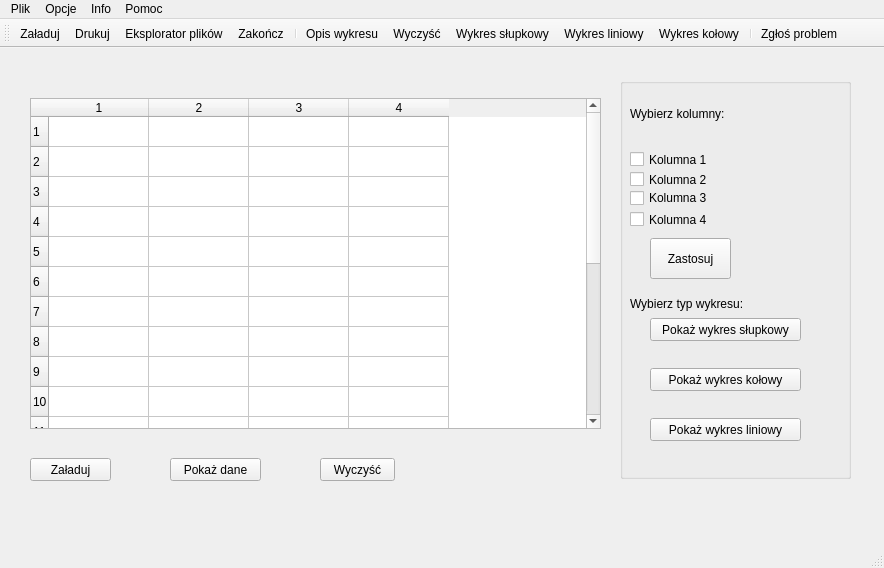
<?xml version="1.0" encoding="UTF-8"?>
<ui version="4.0">
 <class>MainWindow</class>
 <widget class="QMainWindow" name="MainWindow">
  <property name="geometry">
   <rect>
    <x>0</x>
    <y>0</y>
    <width>884</width>
    <height>568</height>
   </rect>
  </property>
  <property name="sizePolicy">
   <sizepolicy hsizetype="Expanding" vsizetype="Expanding">
    <horstretch>0</horstretch>
    <verstretch>0</verstretch>
   </sizepolicy>
  </property>
  <property name="windowTitle">
   <string>MainWindow</string>
  </property>
  <widget class="QWidget" name="centralWidget">
   <property name="sizePolicy">
    <sizepolicy hsizetype="Expanding" vsizetype="Expanding">
     <horstretch>0</horstretch>
     <verstretch>0</verstretch>
    </sizepolicy>
   </property>
   <widget class="QPushButton" name="load_Btn">
    <property name="geometry">
     <rect>
      <x>30</x>
      <y>410</y>
      <width>81</width>
      <height>23</height>
     </rect>
    </property>
    <property name="text">
     <string>Załaduj</string>
    </property>
   </widget>
   <widget class="QPushButton" name="showData_Btn">
    <property name="geometry">
     <rect>
      <x>170</x>
      <y>410</y>
      <width>91</width>
      <height>23</height>
     </rect>
    </property>
    <property name="text">
     <string>Pokaż dane</string>
    </property>
   </widget>
   <widget class="QPushButton" name="clear_Btn">
    <property name="geometry">
     <rect>
      <x>320</x>
      <y>410</y>
      <width>75</width>
      <height>23</height>
     </rect>
    </property>
    <property name="text">
     <string>Wyczyść</string>
    </property>
   </widget>
   <widget class="QTableWidget" name="tableWidget">
    <property name="geometry">
     <rect>
      <x>30</x>
      <y>50</y>
      <width>571</width>
      <height>331</height>
     </rect>
    </property>
    <property name="minimumSize">
     <size>
      <width>256</width>
      <height>192</height>
     </size>
    </property>
    <property name="rowCount">
     <number>20</number>
    </property>
    <property name="columnCount">
     <number>4</number>
    </property>
    <row/>
    <row/>
    <row/>
    <row/>
    <row/>
    <row/>
    <row/>
    <row/>
    <row/>
    <row/>
    <row/>
    <row/>
    <row/>
    <row/>
    <row/>
    <row/>
    <row/>
    <row/>
    <row/>
    <row/>
    <column/>
    <column/>
    <column/>
    <column/>
   </widget>
   <widget class="QGroupBox" name="groupBox">
    <property name="geometry">
     <rect>
      <x>620</x>
      <y>30</y>
      <width>231</width>
      <height>401</height>
     </rect>
    </property>
    <property name="sizePolicy">
     <sizepolicy hsizetype="Expanding" vsizetype="Expanding">
      <horstretch>0</horstretch>
      <verstretch>0</verstretch>
     </sizepolicy>
    </property>
    <property name="title">
     <string/>
    </property>
    <widget class="QLabel" name="label">
     <property name="geometry">
      <rect>
       <x>10</x>
       <y>10</y>
       <width>221</width>
       <height>51</height>
      </rect>
     </property>
     <property name="text">
      <string>Wybierz kolumny:</string>
     </property>
     <property name="wordWrap">
      <bool>true</bool>
     </property>
    </widget>
    <widget class="QCheckBox" name="col3_checkBox">
     <property name="geometry">
      <rect>
       <x>10</x>
       <y>110</y>
       <width>101</width>
       <height>20</height>
      </rect>
     </property>
     <property name="text">
      <string>Kolumna 3</string>
     </property>
    </widget>
    <widget class="QCheckBox" name="col2_checkBox">
     <property name="geometry">
      <rect>
       <x>10</x>
       <y>93</y>
       <width>101</width>
       <height>17</height>
      </rect>
     </property>
     <property name="text">
      <string>Kolumna 2</string>
     </property>
    </widget>
    <widget class="QCheckBox" name="col4_checkBox">
     <property name="geometry">
      <rect>
       <x>10</x>
       <y>133</y>
       <width>101</width>
       <height>17</height>
      </rect>
     </property>
     <property name="text">
      <string>Kolumna 4</string>
     </property>
    </widget>
    <widget class="QCheckBox" name="col1_checkBox">
     <property name="geometry">
      <rect>
       <x>10</x>
       <y>73</y>
       <width>101</width>
       <height>17</height>
      </rect>
     </property>
     <property name="text">
      <string>Kolumna 1</string>
     </property>
    </widget>
    <widget class="QPushButton" name="apply_Btn">
     <property name="geometry">
      <rect>
       <x>30</x>
       <y>160</y>
       <width>81</width>
       <height>41</height>
      </rect>
     </property>
     <property name="text">
      <string>Zastosuj</string>
     </property>
    </widget>
    <widget class="QLabel" name="label_2">
     <property name="geometry">
      <rect>
       <x>10</x>
       <y>200</y>
       <width>201</width>
       <height>51</height>
      </rect>
     </property>
     <property name="text">
      <string>Wybierz typ wykresu:</string>
     </property>
    </widget>
    <widget class="QPushButton" name="barChart_Btn">
     <property name="enabled">
      <bool>true</bool>
     </property>
     <property name="geometry">
      <rect>
       <x>30</x>
       <y>240</y>
       <width>151</width>
       <height>23</height>
      </rect>
     </property>
     <property name="text">
      <string>Pokaż wykres słupkowy</string>
     </property>
    </widget>
    <widget class="QPushButton" name="circleChart_Btn">
     <property name="geometry">
      <rect>
       <x>30</x>
       <y>290</y>
       <width>151</width>
       <height>23</height>
      </rect>
     </property>
     <property name="text">
      <string>Pokaż wykres kołowy</string>
     </property>
    </widget>
    <widget class="QPushButton" name="lineChart_Btn">
     <property name="geometry">
      <rect>
       <x>30</x>
       <y>340</y>
       <width>151</width>
       <height>23</height>
      </rect>
     </property>
     <property name="text">
      <string>Pokaż wykres liniowy</string>
     </property>
    </widget>
   </widget>
  </widget>
  <widget class="QMenuBar" name="menuBar">
   <property name="geometry">
    <rect>
     <x>0</x>
     <y>0</y>
     <width>884</width>
     <height>26</height>
    </rect>
   </property>
   <widget class="QMenu" name="menuPlik">
    <property name="title">
     <string>Plik</string>
    </property>
    <addaction name="separator"/>
    <addaction name="actionDrukuj"/>
    <addaction name="actionEksplorator_plik_w"/>
    <addaction name="actionZako_cz"/>
   </widget>
   <widget class="QMenu" name="menuOpcje">
    <property name="title">
     <string>Opcje</string>
    </property>
    <widget class="QMenu" name="menuPoka_wykres">
     <property name="title">
      <string>Pokaż wykres</string>
     </property>
     <addaction name="actionWykres_s_upkowy_2"/>
     <addaction name="actionWykres_liniowy"/>
     <addaction name="actionWykres_ko_owy"/>
    </widget>
    <addaction name="actionZa_aduj"/>
    <addaction name="separator"/>
    <addaction name="actionPoka_dane"/>
    <addaction name="actionWyczy"/>
    <addaction name="menuPoka_wykres"/>
    <addaction name="actionDodaj_opis"/>
   </widget>
   <widget class="QMenu" name="menuInfo">
    <property name="title">
     <string>Info</string>
    </property>
    <addaction name="actionO_programie"/>
    <addaction name="actionQt"/>
    <addaction name="actionGitHub"/>
   </widget>
   <widget class="QMenu" name="menuHelp">
    <property name="title">
     <string>Pomoc</string>
    </property>
    <addaction name="actionZg_o_problem"/>
   </widget>
   <addaction name="menuPlik"/>
   <addaction name="menuOpcje"/>
   <addaction name="menuInfo"/>
   <addaction name="menuHelp"/>
  </widget>
  <widget class="QToolBar" name="mainToolBar">
   <attribute name="toolBarArea">
    <enum>TopToolBarArea</enum>
   </attribute>
   <attribute name="toolBarBreak">
    <bool>false</bool>
   </attribute>
   <addaction name="actionZa_aduj"/>
   <addaction name="actionDrukuj"/>
   <addaction name="actionEksplorator_plik_w"/>
   <addaction name="actionZako_cz"/>
   <addaction name="separator"/>
   <addaction name="actionDodaj_opis"/>
   <addaction name="actionWyczy"/>
   <addaction name="actionWykres_s_upkowy_2"/>
   <addaction name="actionWykres_liniowy"/>
   <addaction name="actionWykres_ko_owy"/>
   <addaction name="separator"/>
   <addaction name="actionZg_o_problem"/>
  </widget>
  <widget class="QStatusBar" name="statusBar"/>
  <action name="actionZako_cz">
   <property name="icon">
    <iconset resource="icons.qrc">
     <normaloff>:/icons/icons/close.ico</normaloff>:/icons/icons/close.ico</iconset>
   </property>
   <property name="text">
    <string>Zakończ</string>
   </property>
  </action>
  <action name="actionEksplorator_plik_w">
   <property name="icon">
    <iconset resource="icons.qrc">
     <normaloff>:/icons/icons/explorer.ico</normaloff>:/icons/icons/explorer.ico</iconset>
   </property>
   <property name="text">
    <string>Eksplorator plików</string>
   </property>
  </action>
  <action name="actionDrukuj">
   <property name="icon">
    <iconset resource="icons.qrc">
     <normaloff>:/icons/icons/print.ico</normaloff>:/icons/icons/print.ico</iconset>
   </property>
   <property name="text">
    <string>Drukuj</string>
   </property>
  </action>
  <action name="actionZa_aduj">
   <property name="icon">
    <iconset resource="icons.qrc">
     <normaloff>:/icons/icons/open.ico</normaloff>:/icons/icons/open.ico</iconset>
   </property>
   <property name="text">
    <string>Załaduj</string>
   </property>
  </action>
  <action name="actionPoka_dane">
   <property name="icon">
    <iconset resource="images.qrc">
     <normaloff>:/images/images/eye.svg</normaloff>:/images/images/eye.svg</iconset>
   </property>
   <property name="text">
    <string>Pokaż dane</string>
   </property>
  </action>
  <action name="actionWyczy">
   <property name="icon">
    <iconset resource="images.qrc">
     <normaloff>:/images/images/eraser.svg</normaloff>:/images/images/eraser.svg</iconset>
   </property>
   <property name="text">
    <string>Wyczyść</string>
   </property>
  </action>
  <action name="actionWykres_s_upkowy_2">
   <property name="icon">
    <iconset resource="images.qrc">
     <normaloff>:/images/images/bar-chart.svg</normaloff>:/images/images/bar-chart.svg</iconset>
   </property>
   <property name="text">
    <string>Wykres słupkowy</string>
   </property>
  </action>
  <action name="actionWykres_liniowy">
   <property name="icon">
    <iconset resource="images.qrc">
     <normaloff>:/images/images/charts.svg</normaloff>:/images/images/charts.svg</iconset>
   </property>
   <property name="text">
    <string>Wykres liniowy</string>
   </property>
  </action>
  <action name="actionWykres_ko_owy">
   <property name="icon">
    <iconset resource="images.qrc">
     <normaloff>:/images/images/pie-chart.svg</normaloff>:/images/images/pie-chart.svg</iconset>
   </property>
   <property name="text">
    <string>Wykres kołowy</string>
   </property>
  </action>
  <action name="actionDodaj_opis">
   <property name="icon">
    <iconset resource="icons.qrc">
     <normaloff>:/icons/icons/edit.ico</normaloff>:/icons/icons/edit.ico</iconset>
   </property>
   <property name="text">
    <string>Opis wykresu</string>
   </property>
  </action>
  <action name="actionZg_o_problem">
   <property name="icon">
    <iconset resource="icons.qrc">
     <normaloff>:/icons/icons/help.ico</normaloff>:/icons/icons/help.ico</iconset>
   </property>
   <property name="text">
    <string>Zgłoś problem</string>
   </property>
  </action>
  <action name="actionQt">
   <property name="icon">
    <iconset resource="icons.qrc">
     <normaloff>:/icons/icons/qt.ico</normaloff>:/icons/icons/qt.ico</iconset>
   </property>
   <property name="text">
    <string>Qt</string>
   </property>
  </action>
  <action name="actionGitHub">
   <property name="icon">
    <iconset resource="icons.qrc">
     <normaloff>:/icons/icons/github.ico</normaloff>:/icons/icons/github.ico</iconset>
   </property>
   <property name="text">
    <string>GitHub</string>
   </property>
  </action>
  <action name="actionO_programie">
   <property name="icon">
    <iconset resource="icons.qrc">
     <normaloff>:/icons/icons/info.ico</normaloff>:/icons/icons/info.ico</iconset>
   </property>
   <property name="text">
    <string>O programie</string>
   </property>
  </action>
 </widget>
 <layoutdefault spacing="6" margin="11"/>
 <resources>
  <include location="icons.qrc"/>
  <include location="images.qrc"/>
 </resources>
 <connections/>
</ui>
